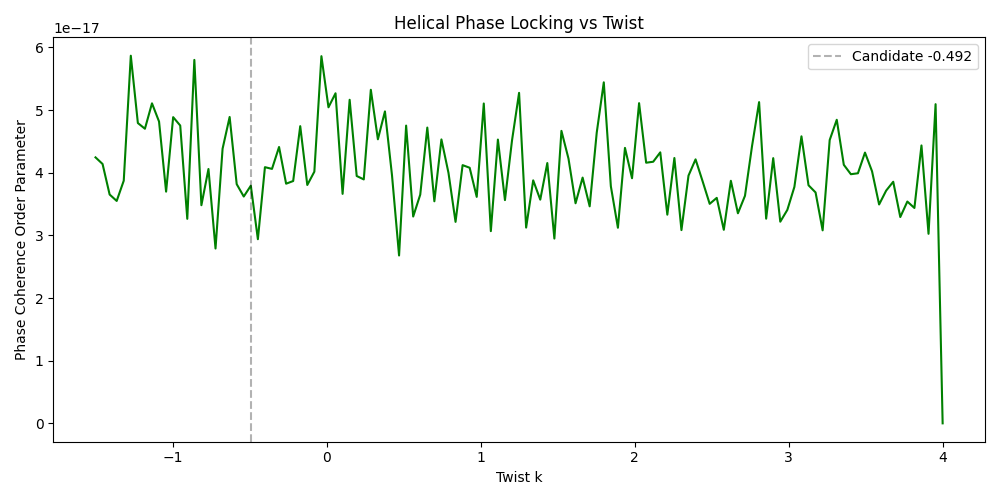

This figure's Python source:
# phase_coherence_scan.py
import os
import numpy as np
import matplotlib.pyplot as plt
from helical_scanner_5 import (
    get_ylm, N_TH_SYN, N_PH_SYN, LMAX
)

DATACUBE = "substrate_helical_datacube.npz"

def compute_alms_from_grid(field, lmax):
    """
    Inverse transform: Takes a k-slice T(theta, phi) and finds its Alms.
    Used to check phase relationships in the twisted frame.
    """
    n_th, n_ph = field.shape
    theta = np.linspace(0, np.pi, n_th)
    phi   = np.linspace(-np.pi, np.pi, n_ph, endpoint=False)
    TH, PH = np.meshgrid(theta, phi, indexing="ij")
    
    dtheta = theta[1] - theta[0]
    dphi   = phi[1]   - phi[0]
    weights = np.sin(TH) * dtheta * dphi
    
    alms = {}
    for l in range(lmax + 1):
        for m in range(-l, l + 1):
            Y = get_ylm(m, l, PH, TH)
            # Integration
            val = np.sum(field * np.conjugate(Y) * weights)
            alms[(l, m)] = val
    return alms

def phase_coherence_metric(alms, lmax):
    """
    Returns a score 0..1 indicating how 'locked' the phases are.
    A localized traveler implies linear phase shift in m.
    We look for consistency in the phase difference between adjacent m's.
    """
    coherence_sum = 0.0
    count = 0
    
    for l in range(2, lmax+1):
        # Extract phases for this l across all m
        # We look at m -> m+1 phase jumps
        phases = []
        for m in range(-l, l): # up to l-1
            a1 = alms.get((l, m), 0)
            a2 = alms.get((l, m+1), 0)
            if abs(a1) < 1e-6 or abs(a2) < 1e-6:
                continue
            
            # Phase difference
            dphi = np.angle(a2) - np.angle(a1)
            phases.append(np.exp(1j * dphi))
            
        if len(phases) > 2:
            # The magnitude of the mean vector of phase differences
            # If dphi is constant (linear phase), this is 1.0.
            # If dphi is random, this is ~0.
            R = np.abs(np.mean(phases))
            coherence_sum += R
            count += 1
            
    return coherence_sum / max(count, 1)

def main():
    if not os.path.exists(DATACUBE):
        print("Datacube missing.")
        return

    print(f"[*] Loading {DATACUBE}...")
    data = np.load(DATACUBE)
    cube = data["T_sub"]
    k_vals = data["k_values"]
    
    coherence_scores = []
    
    # We scan a subset of k to save time, or all if fast enough
    # Using stride of 2 for speed
    print(f"[*] Computing phase coherence for {len(k_vals)} slices...")
    
    for i, k in enumerate(k_vals):
        field = cube[i]
        
        # Decompose back to Alms (in the twisted frame)
        # Using a lower LMAX for speed in this metric check
        alms_k = compute_alms_from_grid(field, lmax=15)
        
        score = phase_coherence_metric(alms_k, lmax=15)
        coherence_scores.append(score)
        
        if i % 10 == 0:
            print(f"    k={k:.3f} | Phase Coherence={score:.4f}")
            
    # Plot
    plt.figure(figsize=(10, 5))
    plt.plot(k_vals, coherence_scores, 'g-')
    plt.title("Helical Phase Locking vs Twist")
    plt.xlabel("Twist k")
    plt.ylabel("Phase Coherence Order Parameter")
    plt.axvline(-0.492, color='k', ls='--', alpha=0.3, label="Candidate -0.492")
    plt.legend()
    plt.tight_layout()
    plt.savefig("phase_coherence_scan.png")
    print("✅ Saved phase_coherence_scan.png")

if __name__ == "__main__":
    main()
